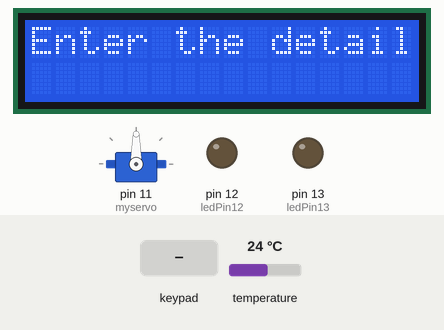
Recording of a sketch running on a simulated Arduino Uno, built with avr-gcc and run on an emulated ATmega328P. Shown: servo, 16×2 character LCD, output pins drawn as LEDs (lit = HIGH). Inputs (shaded band) come from the test bench; at power-on: temperature 24 °C.

Above: at 2.1 s.
At 3.2 s:
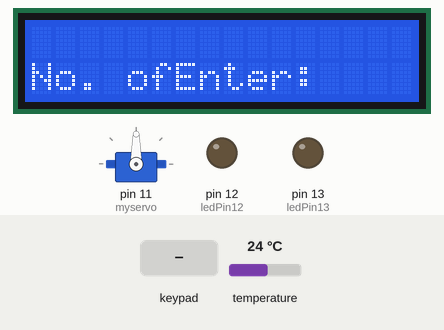
3.3 s: key '#' pressed
At 3.7 s:
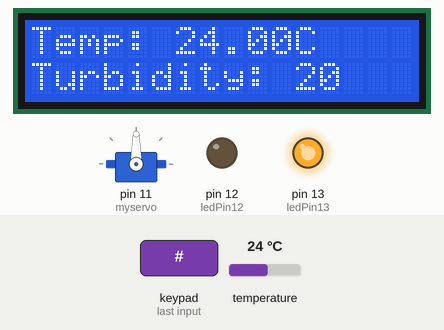
At 6.4 s:
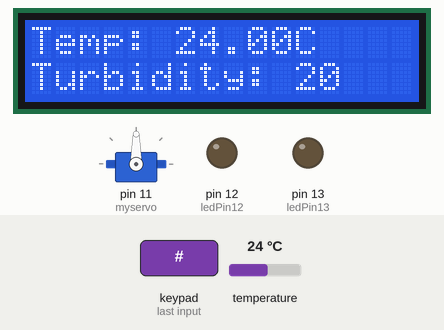
Timing chart, 0 to 19.3 s (numbered marks = the images above; inputs shaded):
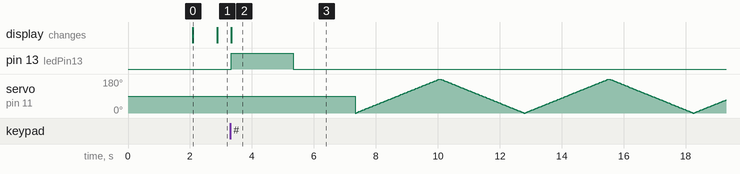

The sketch:

RISCV_final.ino
```cpp
///////////////////////////////////////////////////////////////////////////////////////
////                                                                               ////
////                SMART AND AUTOMATED FISH AQUARIUM SYSTEM                       ////
////                 members:- Alwin Dsouza,Prabal Raj                             ////
////                                                                               ////
////                                                                               ////
///////////////////////////////////////////////////////////////////////////////////////

//------------------------------------------------------------------------------------------------------

#include <OneWire.h>                              //Library for Temperature sensor
#include <LiquidCrystal_I2C.h>                    //Library for I2C interfaced LCD display
#include <Keypad.h>                               //Library for keypad
#include <Servo.h>                                //Library for servo motor

//------------------------------------------------------------------------------------------------------

Servo myservo;// object creation of servo motor for the automatic fish food feeder

//------------------------------------------------------------------------------------------------------

const int ledPin12 = 12;//GREEN LED
const int ledPin13 = 13;//RED ALERT

//------------------------------------------------------------------------------------------------------
//Sensor pin configurations

OneWire oneWire(10);                              // pin declaration for temperature sensor
int turbidity_sensor = A0;                        // pin declaration for turbidity sensor

//------------------------------------------------------------------------------------------------------

//We are using LCD DISPLAY with an I2C interface
LiquidCrystal_I2C lcd(0x27, 16, 2);              //  LCD I2C address and size

//We are then using 3x4 KEYPAD to take input from user as per the requirements
const byte ROWS = 4;                            // 4 rows on the keypad
const byte COLS = 3;                            // 3 columns on the keypad
char keys[ROWS][COLS] =
{
  {'1', '2', '3'},
  {'4', '5', '6'},
  {'7', '8', '9'},
  {'*', '0', '#'}
};

byte rowPins[ROWS] = {9, 8, 7, 6};                  // Row pins of the keypad
byte colPins[COLS] = {2, 3, 4};                     // Column pins of the keypad
Keypad keypad = Keypad( makeKeymap(keys), rowPins, colPins, ROWS, COLS ); // mapping alloted pins to keypad
//----------------------------------------------------------------------------------------------------------

int numberOfFishes = 0;                           //initializing variable for storing number Of Fishes
int numberOfFeedings = 0;                         //initializing variable for storing number Of Feedings
int feedingIntervalHours = 0;                     //initializing variable for storing fwwding interval (in hours)

//-----------------------------------------------------------------------------------------------------------

/*function for operating the servo motor which is used for the automatic fish  feedingthe feeding of the fish
 in based on fixed intervals which is taken as input from user based on the input i.e. number of hours, the
 servo motor will move. hence moving the feeder and eventually dispensing the food into the aquarium.*/

void operateServoWithDelay(long delayTime)
{
  int pos = 0;     // Initialize the servo position

  while (true) {
    // Move the feeder to the maximum position (180 degrees)
    for (pos = 0; pos <= 180; pos += 1)
    {
      myservo.write(pos);
      delay(15);
    }

    // Move the feeder back to the minimum position (0 degrees)
    for (pos = 180; pos >= 0; pos -= 1)
    {
      myservo.write(pos);
      delay(15);
    }

    // Wait for the specified delay time
    delay(delayTime);
  }
}

//---------------------------------------------------------------------------------------------

/*The below function is used to sense temperature inside the aquarium and convert it to degree
celsius. this sensor is useful in monitoring the suitable conditions inside the water
the sensor we are using is immersible in water which is named as ds18b20 */

float readTemperature(OneWire &ds18b20)
{
  byte data[9];
  ds18b20.reset();
  ds18b20.write(0xCC);
  ds18b20.write(0x44);
  delay(750);                     // Wait for conversion (750ms for 12-bit resolution)

  ds18b20.reset();
  ds18b20.write(0xCC);
  ds18b20.write(0xBE);

  for (int i = 0; i < 9; i++)
  {
    data[i] = ds18b20.read();
  }

  // Calculating temperature
  int16_t rawTemperature = ((int16_t)data[1] << 8) | data[0];
  float temperatureC = (float)rawTemperature / 16.0;

  return temperatureC;
}

//-----------------------------------------------------------------------------------------------

 /*Function for sensing turbidity inside aquarium.As we know cleaning of aquarium is one the most
  important task and if not done on proper time can cause harm to health and can also be fatal for
  fishes.Now there are several parameters which helps in determining the state of water as good or
  bad.  One such is called TURBIDITY.Here we are  using turbidity sensor to check whether water
  inside   aquarium is ok or not.*/

int readTurbidity()
{
  int turbidityValue = analogRead(turbidity_sensor);
  return map(turbidityValue, 0, 640, 100, 0);            /* mapping values from a level of 0 to 100
                                                            so that conditions can be checked in a
                                                            much more easier way */

}
//-----------------------------------------------------------------------------------------------

/*Now to make an alert system we have used 2 LED's and a buzzer. they come into action when certain
conditions are not up to the mark or say it is not favourable for the aquarium. For increase in
turbidity there is an alarm and cleaning warning through RED LED and simultaneously a BUZZER
connected to same pin*/

void led_alert(int turbidityValue)
{
  if (turbidityValue < 15)
  {

    digitalWrite(12, HIGH);  // Turn on LED on pin 12(GREEN LED)
    digitalWrite(13, LOW);  // Turn off LED on pin 13(RED LED)
  } else if (turbidityValue > 15)
  {
    digitalWrite(12, LOW);  // Turn off GREEN LED

    // turn on red led with blinking alert ,buzzer will be associated with the same pin
    digitalWrite(13, HIGH);
    delay(2000);
    digitalWrite(13, LOW);
    delay(2000);

  }
}

//-----------------------------------------------------------------------------------------------------

/*Fucntion of keypad modulefor taking input from user.As the system requirement may vary, To make it
adjustable we have to take input of certain set of values from the user and our system will function based
 on that. For example:- Taking input of the interval in hours in which we need to feed the fish which will
 automatically help to feed them precisely without any human intervention and delay in feeding.
 Even if the owner is away from home they can rely on mechanism */
int getInputFromKeypad()
{
  String input = "";
  char key;
  while (true)
   {
    key = keypad.getKey();
    if (key)
    {
      if (key == '#')
      {
        // User pressed '#' to confirm input
        int value = input.toInt();
        Serial.println("Entered: " + input);
        return value;
      }
      else
      {
        // Append the key to the input string
        input += key;
        Serial.print(key);
        lcd.print(key);
      }
    }
  }
}

//-----------------------------------------------------------------------------------------

void setup()
{
  myservo.attach(11);
  lcd.init();
  lcd.backlight();
  lcd.print("WELCOME");
  delay(2000);
  lcd.clear();
  lcd.print("Enter the details");


  pinMode(ledPin12, OUTPUT);                                                // GREEN LED
  pinMode(ledPin13, OUTPUT);                                                // RED LED & BUZZER
}
//------------------------------------------------------------------------------------------

void loop()
{
   long delayTime =  feedingIntervalHours* 3600000L;/* Since we Know delay in this IDE is in
   so we convert entered input in integer value to hourse manually by using this conversion.*/

   int turbidity = readTurbidity();                                          //initializing turbidity sensor
   float temperature = readTemperature(oneWire);                             //initializing temperature sensor

  if (numberOfFishes == 0)
  { lcd.clear();
    lcd.setCursor(0, 1);
    lcd.print("No. of Fish:            ");
    lcd.setCursor(6, 1);
    lcd.print("Enter:");
    numberOfFishes = getInputFromKeypad();                                   //using UDF defined earlier,taking input of no. of fishes.
  }
  else if (numberOfFeedings == 0)
  {
    lcd.clear();
    lcd.setCursor(0, 1);
    lcd.print("Feedings:        ");
    lcd.setCursor(9, 1);
    lcd.print("Enter:");
    numberOfFeedings = getInputFromKeypad();                                 //using UDF defined earlier,taking input of no. of times user want to feed fishes.
  }
   else if (feedingIntervalHours == 0)
   {
    lcd.clear();
    lcd.setCursor(0, 1);
    lcd.print("Interval (hours):");
    lcd.setCursor(16, 1);
    lcd.print("Enter:");
    feedingIntervalHours = getInputFromKeypad();                             //using UDF defined earlier,taking input of interval in hours for feeding.
   }

  lcd.clear();

  // Displaying temperature and turbidity on the LCD

  lcd.setCursor(0, 0);
  lcd.print("Temp: ");
  lcd.print(temperature);
  lcd.print("C");

  lcd.setCursor(0, 1);
  lcd.print("Turbidity: ");
  lcd.print(turbidity);

  led_alert(turbidity);                                        //calling function for monitoring conditions
  operateServoWithDelay( delayTime);                           //Activating automatic food feeder accordingly

}
```

Measured:
- what the display in image 0 shows lasts 0.8 s, from 2.1 s to 2.9 s
